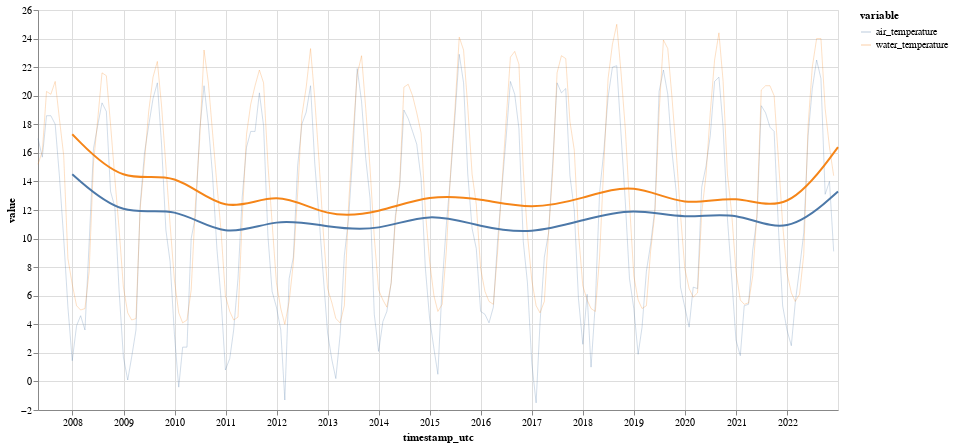

Here is the notebook cell this chart was saved with:
### Code cell
chart1 = alt.Chart(months_tb[['air_temperature','water_temperature']].reset_index().melt("timestamp_utc")).mark_line(strokeWidth=1, opacity=0.25).encode(
    x='timestamp_utc',
    y='value',
    color='variable',
).properties(width=800, height=400)

chart2 = alt.Chart(years_tb[['air_temperature','water_temperature']].reset_index().melt("timestamp_utc")).mark_line(interpolate="basis", opacity=1).encode(
    x='timestamp_utc',
    y='value',
    color='variable',
)

chart1 + chart2

### Figure 1 — Vega-Lite specification as saved in the notebook (floating-point values rounded to 4 significant figures; data arrays with more than 128 entries replaced by an {"elided": "..."} marker saying what was removed)
{"config": {"view": {"continuousWidth": 400, "continuousHeight": 300}}, "layer": [{"data": {"name": "data-307008a4f6f07091b0ecc8bd931c7a5f"}, "mark": {"type": "line", "opacity": 0.25, "strokeWidth": 1}, "encoding": {"color": {"type": "nominal", "field": "variable"}, "x": {"type": "temporal", "field": "timestamp_utc"}, "y": {"type": "quantitative", "field": "value"}}, "height": 400, "width": 800}, {"data": {"name": "data-243951716413c1dfb0b42529f591bd62"}, "mark": {"type": "line", "interpolate": "basis", "opacity": 1}, "encoding": {"color": {"type": "nominal", "field": "variable"}, "x": {"type": "temporal", "field": "timestamp_utc"}, "y": {"type": "quantitative", "field": "value"}}}], "$schema": "https://vega.github.io/schema/vega-lite/v4.8.1.json", "datasets": {"data-307008a4f6f07091b0ecc8bd931c7a5f": {"elided": "376 records"}, "data-243951716413c1dfb0b42529f591bd62": [{"timestamp_utc": "2007-12-31T00:00:00+00:00", "variable": "air_temperature", "value": 14.5}, {"timestamp_utc": "2008-12-31T00:00:00+00:00", "variable": "air_temperature", "value": 11.4}, {"timestamp_utc": "2009-12-31T00:00:00+00:00", "variable": "air_temperature", "value": 12.4}, {"timestamp_utc": "2010-12-31T00:00:00+00:00", "variable": "air_temperature", "value": 9.9}, {"timestamp_utc": "2011-12-31T00:00:00+00:00", "variable": "air_temperature", "value": 11.5}, {"timestamp_utc": "2012-12-31T00:00:00+00:00", "variable": "air_temperature", "value": 10.8}, {"timestamp_utc": "2013-12-31T00:00:00+00:00", "variable": "air_temperature", "value": 10.5}, {"timestamp_utc": "2014-12-31T00:00:00+00:00", "variable": "air_temperature", "value": 11.9}, {"timestamp_utc": "2015-12-31T00:00:00+00:00", "variable": "air_temperature", "value": 10.8}, {"timestamp_utc": "2016-12-31T00:00:00+00:00", "variable": "air_temperature", "value": 10.3}, {"timestamp_utc": "2017-12-31T00:00:00+00:00", "variable": "air_temperature", "value": 11.3}, {"timestamp_utc": "2018-12-31T00:00:00+00:00", "variable": "air_temperature", "value": 12.2}, {"timestamp_utc": "2019-12-31T00:00:00+00:00", "variable": "air_temperature", "value": 11.3}, {"timestamp_utc": "2020-12-31T00:00:00+00:00", "variable": "air_temperature", "value": 12.0}, {"timestamp_utc": "2021-12-31T00:00:00+00:00", "variable": "air_temperature", "value": 10.1}, {"timestamp_utc": "2022-12-31T00:00:00+00:00", "variable": "air_temperature", "value": 13.3}, {"timestamp_utc": "2007-12-31T00:00:00+00:00", "variable": "water_temperature", "value": 17.3}, {"timestamp_utc": "2008-12-31T00:00:00+00:00", "variable": "water_temperature", "value": 13.7}, {"timestamp_utc": "2009-12-31T00:00:00+00:00", "variable": "water_temperature", "value": 14.9}, {"timestamp_utc": "2010-12-31T00:00:00+00:00", "variable": "water_temperature", "value": 11.5}, {"timestamp_utc": "2011-12-31T00:00:00+00:00", "variable": "water_temperature", "value": 13.5}, {"timestamp_utc": "2012-12-31T00:00:00+00:00", "variable": "water_temperature", "value": 11.4}, {"timestamp_utc": "2013-12-31T00:00:00+00:00", "variable": "water_temperature", "value": 11.8}, {"timestamp_utc": "2014-12-31T00:00:00+00:00", "variable": "water_temperature", "value": 13.1}, {"timestamp_utc": "2015-12-31T00:00:00+00:00", "variable": "water_temperature", "value": 12.8}, {"timestamp_utc": "2016-12-31T00:00:00+00:00", "variable": "water_temperature", "value": 12.0}, {"timestamp_utc": "2017-12-31T00:00:00+00:00", "variable": "water_temperature", "value": 12.8}, {"timestamp_utc": "2018-12-31T00:00:00+00:00", "variable": "water_temperature", "value": 14.0}, {"timestamp_utc": "2019-12-31T00:00:00+00:00", "variable": "water_temperature", "value": 12.1}, {"timestamp_utc": "2020-12-31T00:00:00+00:00", "variable": "water_temperature", "value": 13.2}, {"timestamp_utc": "2021-12-31T00:00:00+00:00", "variable": "water_temperature", "value": 11.6}, {"timestamp_utc": "2022-12-31T00:00:00+00:00", "variable": "water_temperature", "value": 16.4}]}}
